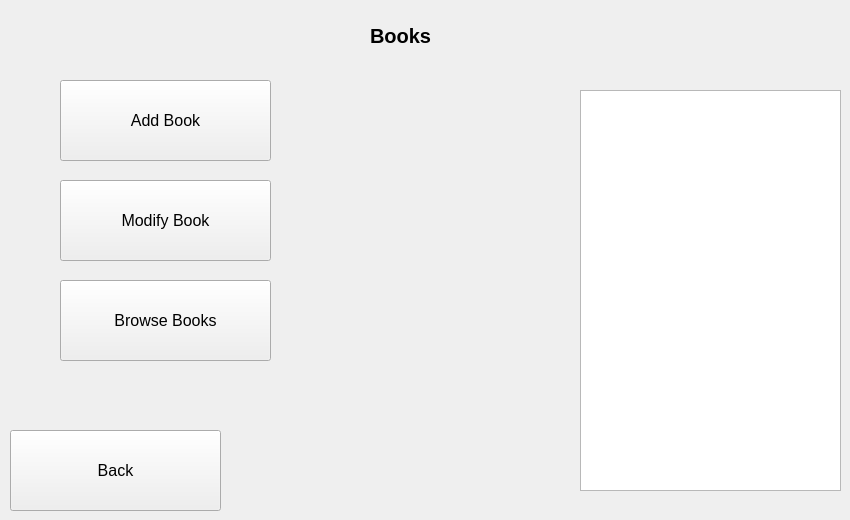
    <widget class="QWidget" name="page_5">
     <widget class="QLabel" name="label_14">
      <property name="geometry">
       <rect>
        <x>370</x>
        <y>20</y>
        <width>141</width>
        <height>31</height>
       </rect>
      </property>
      <property name="font">
       <font>
        <pointsize>15</pointsize>
        <weight>75</weight>
        <bold>true</bold>
       </font>
      </property>
      <property name="text">
       <string>Books</string>
      </property>
     </widget>
     <widget class="QPushButton" name="button_back_books">
      <property name="geometry">
       <rect>
        <x>10</x>
        <y>430</y>
        <width>211</width>
        <height>81</height>
       </rect>
      </property>
      <property name="font">
       <font>
        <pointsize>12</pointsize>
       </font>
      </property>
      <property name="text">
       <string>Back</string>
      </property>
     </widget>
     <widget class="QListView" name="listView_books">
      <property name="geometry">
       <rect>
        <x>580</x>
        <y>90</y>
        <width>261</width>
        <height>401</height>
       </rect>
      </property>
     </widget>
     <widget class="QPushButton" name="button_add_books">
      <property name="geometry">
       <rect>
        <x>60</x>
        <y>80</y>
        <width>211</width>
        <height>81</height>
       </rect>
      </property>
      <property name="font">
       <font>
        <pointsize>12</pointsize>
       </font>
      </property>
      <property name="text">
       <string>Add Book</string>
      </property>
     </widget>
     <widget class="QPushButton" name="button_modify_books">
      <property name="geometry">
       <rect>
        <x>60</x>
        <y>180</y>
        <width>211</width>
        <height>81</height>
       </rect>
      </property>
      <property name="font">
       <font>
        <pointsize>12</pointsize>
       </font>
      </property>
      <property name="text">
       <string>Modify Book</string>
      </property>
     </widget>
     <widget class="QPushButton" name="button_browse_books">
      <property name="geometry">
       <rect>
        <x>60</x>
        <y>280</y>
        <width>211</width>
        <height>81</height>
       </rect>
      </property>
      <property name="font">
       <font>
        <pointsize>12</pointsize>
       </font>
      </property>
      <property name="text">
       <string>Browse Books</string>
      </property>
     </widget>
    </widget>
